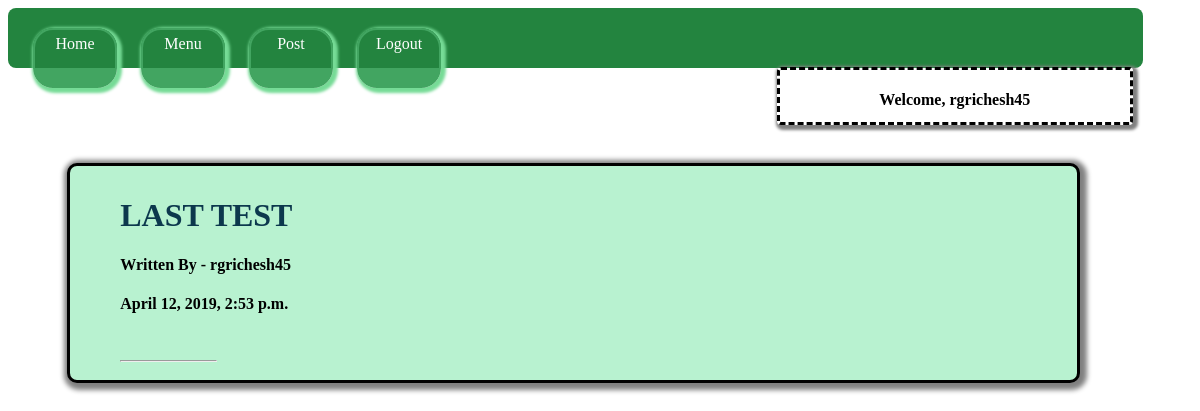
Screenshot of /home/ (signed in) with the database file from the repository.
### users/models.py (models this page shows, shortened)
class NoticeBoard(models.Model):
	author = models.ForeignKey(User, on_delete=models.CASCADE)
	title = models.CharField(max_length=100,unique = True)
	notice = models.TextField(max_length=1000,default='',unique = True)
	date = models.DateTimeField(default = timezone.now)
	url = models.URLField(max_length=100,blank = True)
	docs = models.FileField(upload_to='docs',blank=True)

### users/views.py (the view)
# urls.py: path('home/',index_list.as_view(),name='home'),
class index_list(ListView):
	model = NoticeBoard
	template_name = 'users/index.html'
	context_object_name = 'data'
	ordering = ['-date']

### users/templates/users/index.html (shortened to what this page needs)
{% extends 'users/nav.html' %}
{% block logbox %}
	{% if user.is_authenticated %}
		<h4>Welcome, {{ request.user }} </h4>
	{% else %}
		<h4><a href="{% url 'login' %}" id="log">Log in</a> to post</h4>
	{% endif %}
{% endblock logbox %}
{% block content %}
	{% if data %}
		{% for datas in data %}
			<a id="title" href="{% url 'notice_detail' datas.id %}"><h1>{{ datas.title }}</h1></a>
			<h4 id="author">Written By - {{ datas.author }}</h4>
			<h4>{{ datas.date }}</h4> <br /><hr >
		{% endfor %}
	{% else %}
		<h1>Nothing to show </h1>
	{% endif %}
{% endblock content %}

### users/templates/users/nav.html (style rules this page uses)
hr { width:10%; margin-left:0px; color:#bf07ac; }
a#title { text-decoration:none; color:rgb(12,56,77); }

### rows the page displays
NoticeBoard: title "LAST TEST", author "rgrichesh45", date "April 12, 2019, 2:53 p.m."

### other values shown
{{ request.user }} "rgrichesh45"
